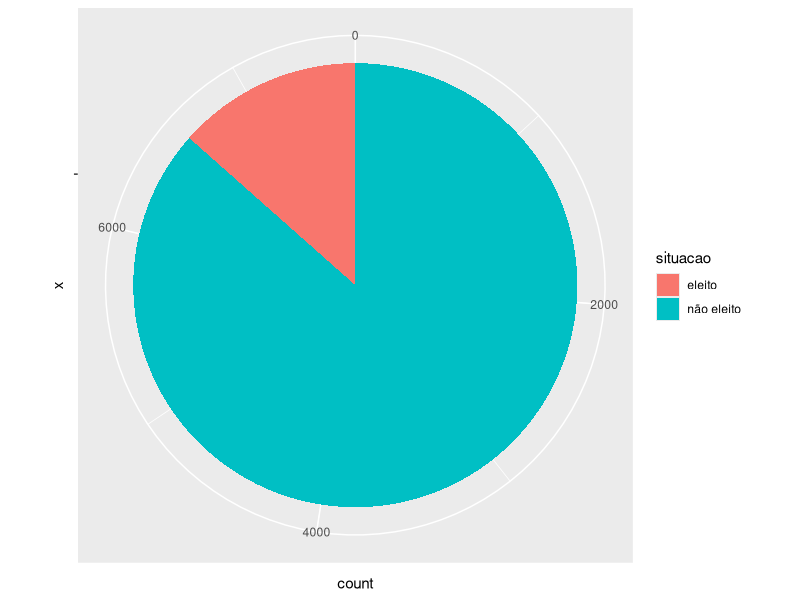

Source code (R): (Note: this script raises an error after producing the figure.)
## ---- chunk 1
library(tidyverse)
library(caret)
## ---- chunk 2
input <- read.csv("train.csv")
#test_data <- read.csv("test.csv")
## ---- chunk 3
input <- input %>% select(-nome, -uf, -estado_civil, 
                          -partido, -ocupacao,-ano, 
                          -cargo,-grau,-sexo, 
                          -sequencial_candidato)
## ---- chunk 4
dataPartition <- createDataPartition(y = input$situacao, p=0.75, list=FALSE)

set.seed(9560)
## separando o dataframe em treino e teste
train_data <- input[dataPartition, ]
test_data <- input[-dataPartition, ]
## ---- chunk 5
cont_nao_eleito <- input %>% select(situacao) %>% filter(situacao == 'nao_eleito') %>% nrow()
cont_eleito <- input %>% select(situacao) %>% filter(situacao == 'eleito') %>% nrow()
df = data.frame(situacao = c("eleito", "não eleito"), count = c(cont_eleito, cont_nao_eleito)) 
ggplot(df, aes(x="", y=count, fill=situacao))+
geom_bar(width = 1, stat = "identity") +
   coord_polar("y", start=0)
## ---- chunk 6
# usando validação cruzada 10-fold com 5 repetições
fitControl <- trainControl(method = "repeatedcv",
                           number = 10,
                           repeats = 5,
                           classProbs = TRUE)
## ---- chunk 7
# logistic regression
reg_logistica <- glm(formula=situacao~., data = train_data, family=binomial)

#https://stat.ethz.ch/pipermail/r-help/2007-March/126643.html -- response type
final <- data.frame(actual = test_data$situacao,
                    predict(reg_logistica, newdata = test_data, type = "response"))
colnames(final)[colnames(final)=="predict.reg_logistica..newdata...test_data..type....response.."] <- "value"
 
final$predict <- ifelse(final$value > 0.5, "eleito", "nao_eleito")

summary(reg_logistica)
